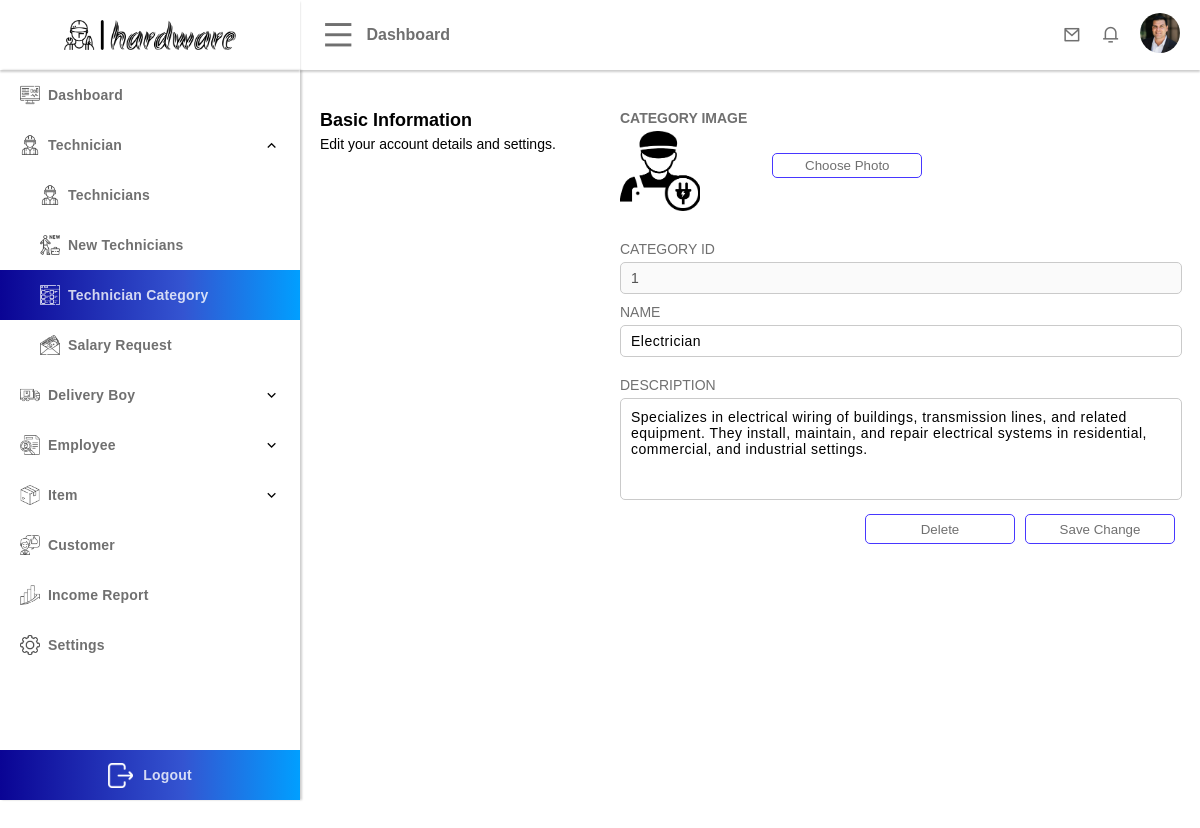
The page /public/admin/technician-category-view.php?category_id=1 (signed in) on the database its author committed.
### tables this page shows
CREATE TABLE `user` (
  `user_id` int(50) NOT NULL,
  `first_name` varchar(100) NOT NULL,
  `last_name` varchar(100) NOT NULL,
  `email` varchar(200) NOT NULL,
  `phone_number` varchar(50) NOT NULL,
  `dob` varchar(255) NOT NULL,
  `house_no` varchar(50) NOT NULL,
  `state` varchar(50) NOT NULL,
  `city` varchar(50) NOT NULL,
  `account_type` varchar(50) NOT NULL,
  `profile_url` varchar(255) DEFAULT NULL,
  `password` varchar(255) NOT NULL,
  `security_question` int(11) DEFAULT NULL,
  `question_answer` varchar(255) DEFAULT NULL,
  `status` varchar(50) DEFAULT NULL,
  `activation_code` varchar(100) DEFAULT NULL,
  `latitude` varchar(50) DEFAULT NULL,
  `longitude` varchar(50) DEFAULT NULL
);

CREATE TABLE `technician_category` (
  `technician_category_id` int(11) NOT NULL,
  `name` varchar(50) NOT NULL,
  `description` varchar(255) NOT NULL,
  `image_url` varchar(255) NOT NULL
);

### template/user-data.php (called while the page is built, shortened)
<?php
if (isset($_SESSION['id'])) {
    if (!empty($_SESSION['id'])) {
        $user_user_id = $_SESSION['id'];
        $selectUserEmailQuery = "SELECT * FROM `user` WHERE `user_id`= '$user_user_id'";
        $resultUserEmail = $conn->query($selectUserEmailQuery);
        if ($resultUserEmail->num_rows > 0) {
            $userData = $resultUserEmail->fetch_assoc();
            $user_profile_url = $userData['profile_url'];
        }
    }
}

### public/admin/technician-category-view.php (the view, shortened to what this page needs)
<?php
include "../../config/database.php";
include "../../template/user-data.php";
$categoryId = "";
if (isset($_GET["category_id"])) {
    $categoryId = $_GET["category_id"];
}
$selectQuery = "SELECT * FROM `technician_category` WHERE `technician_category_id` = '$categoryId'";
$result = $conn->query($selectQuery);
$item_catagory_id = "";
$name = "";
$description = "";
$image_url = "";
if ($result && $result->num_rows > 0) {
    while ($itemData = $result->fetch_assoc()) {
        $item_catagory_id = $itemData['technician_category_id'];
        $name = $itemData['name'];
        $description = $itemData['description'];
        $image_url = $itemData['image_url'];
    }
} else {
    header('location: item-category.php');
}
?>
<!DOCTYPE html>
<html lang="en">
<head>
    <link rel="stylesheet" href="../assets/css/style.css">
    <link rel="stylesheet" href="../assets/css/dashboard-menu.css">
    <link rel="stylesheet" href="../assets/css/dashboard-nav.css">
    <link rel="stylesheet" href="../assets/css/dashboard-technician.css">
    <link rel="stylesheet" href="../assets/css/button.css">
    <link rel="stylesheet" href="../assets/css/card.css">
    <link rel="stylesheet" href="../assets/css/search.css">
    <link rel="stylesheet" href="../assets/css/input.css">
    <link rel="stylesheet" href="../assets/css/dashboard-profile.css">
    <link rel="stylesheet" href="../assets/css/dashboard-product.css">
    <link href="https://cdn.jsdelivr.net/npm/remixicon@4.0.0/fonts/remixicon.css" rel="stylesheet" />
</head>
<body>
    <div class="container">
        <?php
        include "../../template/dashboard-nav.php";
        ?>
        <aside class="active aside">
            <div class="menu">
            <?php
                include "../../template/dashboard-menu.php";
                ?>
                <div class="menu-content">
                    <div class="menu-links">
                        <div class="menu-link-button ">
                            <a href="./index.php">
                                <p><img src="../assets/images/ui/dashboard.png" alt="">Dashboard</p>
                            </a>
                        </div>
                        <div class="menu-link-button-2 active">
                            <div class="menu-link-button">
                                <p><img src="../assets/images/ui/booking.png" alt="">Technician</p>
                                <i class="ri-arrow-up-s-line"></i>
                            </div>
                            <div class="menu-hidden-list">
                                <div class="menu-link-button menu-hidden-button">
                                    <a href="./technicians.php">
                                        <p><img src="../assets/images/ui/booking.png" alt="">Technicians</p>
                                    </a>
                                </div>
                                <div class="menu-link-button menu-hidden-button">
                                    <a href="./new-technician.php">
                                        <p><img src="../assets/images/ui/new technicians.png" alt="">New Technicians</p>
                                    </a>
                                </div>
                                <div class="menu-link-button menu-hidden-button active">
                                    <a href="./technician-category.php">
                                        <p><img src="../assets/images/ui/category.png" alt="">Technician Category</p>
                                    </a>
                                </div>
                                <div class="menu-link-button menu-hidden-button">
                                    <a href="./technician-salary-request.php">
                                        <p><img src="../assets/images/ui/salary-request.png" alt="">Salary Request</p>
                                    </a>
                                </div>
                            </div>
                        </div>
                        <div class="menu-link-button-2">
                            <div class="menu-link-button">
                                <p><img src="../assets/images/ui/delivery-boy.png" alt="">Delivery Boy</p>
                                <i class="ri-arrow-down-s-line"></i>
                            </div>
                        </div>
                        <div class="menu-link-button-2">
                            <div class="menu-link-button">
                                <p><img src="../assets/images/ui/employee.png" alt="">Employee</p>
                                <i class="ri-arrow-down-s-line"></i>
                            </div>
                        </div>
                        <div class="menu-link-button-2">
                            <div class="menu-link-button">
                                <p><img src="../assets/images/ui/item.png" alt="">Item</p>
                                <i class="ri-arrow-down-s-line"></i>
                            </div>
                        </div>
                        <div class="menu-link-button">
                            <a href="./customers.php">
                                <p><img src="../assets/images/ui/customer.png" alt="">Customer</p>
                            </a>
                        </div>
                        <div class="menu-link-button">
                            <a href="./income.php">
                                <p><img src="../assets/images/ui/income.png" alt="">Income Report</p>
                            </a>
                        </div>
                        <div class="menu-link-button">
                            <a href="./settings.php">
                                <p><img src="../assets/images/ui/Settings.png" alt="">Settings</p>
                            </a>
                        </div>
                    </div>
                    <div class="menu-logout">
                        <a href="../logout.php">
                            <p><img src="../assets/images/ui/Exit.png" alt="">Logout</p>
                        </a>
                    </div>
                </div>
            </div>
        </aside>
        <section class="active section" style="padding-bottom: 60px">
            <div class="content margin-top-40">
                <form class="profile-content" method="POST" enctype="multipart/form-data">
                    <div class="profile-content-1">
                        <h1>Basic Information</h1>
                        <p>Edit your account details and settings.</p>
                    </div>
                    <div class="profile-content-2">
                        <div class="input-content">
                            <div class="profile-image">
                                <div class="profile-image-content-1">
                                    <h2>CATEGORY IMAGE</h2>
                                    <img src="../assets/images/technician_category/<?php echo $image_url ?>" alt="" id="preview-image">
                                </div>
                                <div class="profile-image-content-2">
                                    <input type="button" class="btn" value="Choose Photo" id="file-button" name="">
                                </div>
                            </div>
                            <div class="input-one-content">
                                <p>Category ID</p>
                                <input type="text" value="<?php echo $item_catagory_id ?>" name="" disabled>
                            </div>
                            <div class="input-one-content">
                                <p>NAME</p>
                                <input type="text" value="<?php echo $name ?>" name="category_name">
                            </div>
                            <div class="input-one-content margin-top-20">
                                <p>Description</p>
                                <textarea name="description" id="" cols="30" rows="10"><?php echo $description ?></textarea>
                            </div>
                            <div class="right-button">
                                <input type="submit" value="Delete" name="delete">
                                <input type="submit" value="Save Change" name="save">
                            </div>
                        </div>
                    </div>
                </form>
            </div>
        </section>
    </div>
</body>
</html>

### template/dashboard-nav.php (shortened to what this page needs)
<?php
$this_profile_url = "";
if(isset($_SESSION['id']) && isset($_SESSION['account_type'])){
    if ($_SESSION['account_type'] == "customer") {
        $this_profile_url = "../assets/images/customer/".$user_profile_url;
    } else if ($_SESSION['account_type'] == "cashier") {
        $this_profile_url = "../assets/images/cashier/".$user_profile_url;
    } else if ($_SESSION['account_type'] == "technician") {
        $this_profile_url = "../assets/images/technician/".$user_profile_url;
    } else if ($_SESSION['account_type'] == "delivery_boy") {
        $this_profile_url = "../assets/images/delivery-boy/".$user_profile_url;
    } else if ($_SESSION['account_type'] == "admin") {
        $this_profile_url = "../assets/images/admin/".$user_profile_url;
    } else if ($_SESSION['account_type'] == "technical_team") {
        $this_profile_url = "../assets/images/technical_team/".$user_profile_url;
    }
}
?>
<!DOCTYPE html>
<html lang="en">
<head>
</head>
<body>
    <nav class="active nav">
        <div class="nav-content">
            <div class="nav-content-1">
                <i class="ri-menu-line " id="dashboard-menu-icon"></i>
                <p>Dashboard</p>
            </div>
            <div class="nav-content-2">
                <a href="./message.php">
                    <i class="ri-mail-line"></i>
                </a>
                <a href="">
                    <i class="ri-notification-3-line"></i>
                </a>
                <a href="./settings.php">
                    <img src="<?php echo $this_profile_url?>" alt="">
                </a>
            </div>
        </div>
    </nav>
</body>
</html>

### public/assets/css/style.css (style rules this page uses)
* { margin: 0; padding: 0; text-decoration: none; }
:root { --main-color: linear-gradient(90deg, #0a0494 0%, #3454d1 61%, #009fff 100%); --second-color: rgb(77, 77, 255); --xxl-font-size: 40px; --large-font-size: 16px; --medium-font-size: 14px; --small-font-size: 12px; --main-font-family: sans-serif; --second-font-family: sans-serif; --text-color: #707070; --text-active-color: rgba(255, 255, 255, 0.8); --border: 1px solid rgb(202, 202, 202); }
.margin-top-20 { margin-top: 20px; }
.margin-top-40 { margin-top: 40px !important; }
.container { width: 100%; min-height: 100vh; display: flex; }
.content { width:calc(100% - 40px); margin: auto; }
nav { width: 100%; margin-left: 0; box-shadow: 0px 2px 2px rgba(0, 0, 0, 0.2); position: fixed; z-index: 5; background-color: white; transition: all .5s ease; }
nav.active { width: calc(100% - 300px); margin-left: 300px; }
section { width: 100%; margin-left: 0; min-height: calc(100vh - 70px); margin-top: 70px; transition: all .5s ease; position: relative; z-index: 1; }
section.active { width: calc(100% - 300px); margin-left: 300px; }
aside { width: 300px; height: 100vh; background-color: rgb(255, 255, 255); position: fixed; top: 0px; left: -300px; z-index: 5; transition: all .5s ease; }
aside.active { left: 0; }

### public/assets/css/dashboard-menu.css (style rules this page uses)
:root { --menu-list-height: 50px; }
.menu { width: 100%; height: 100%; }
.menu-content { width: 100%; height: calc(100% - 70px); position: relative; box-shadow: 2px 0 2px rgba(0, 0, 0, 0.2); }
.menu-links { width: 100%; height: calc(100% - var(--menu-list-height)); overflow: auto; }
.menu-link-button { width: 100%; height: var(--menu-list-height); position: relative; display: flex; align-items: center; cursor: pointer; }
.menu-link-button a { display: flex; width: 100%; height: 100%; align-items: center; }
.menu-link-button p { font-family: var(--main-font-family); font-size: var(--medium-font-size); margin-left: 20px; color: var(--text-color); font-weight: 600; letter-spacing: 0.2px; user-select: none; display: flex; align-items: center; }
.menu-link-button img { width: 20px; margin-right: 8px; opacity: 70%; }
.menu-link-button.active { background: var(--main-color); }
.menu-link-button.active img { filter: invert(100%); opacity: 100%; }
.menu-link-button.active p { color: var(--text-active-color); }
.menu-link-button i { position: absolute; right: 20px; }
.ri-arrow-up-s-line { visibility: hidden; color: rgb(0, 0, 0); }
.menu-link-button-2.active .ri-arrow-up-s-line { visibility: visible; }
.menu-hidden-list { width: 100%; max-height: 0; overflow: hidden; }
.menu-link-button-2.active .menu-hidden-list { max-height: 400px; }
.menu-hidden-button img { margin-left:20px; }
.menu-logout { width: 100%; height: var(--menu-list-height); background: var(--main-color); display: flex; align-items: center; justify-content: center; }
.menu-logout a { display: flex; width: 100%; height: 100%; align-items: center; justify-content: center; }
.menu-logout p { display: flex; align-items: center; color: var(--text-active-color); font-family: var(--main-font-family); font-size: var(--medium-font-size); font-weight: 600; letter-spacing: 0.2px; user-select: none; }
.menu-logout img { width: 25px; margin-right: 10px; filter: invert(100%); }

### public/assets/css/dashboard-nav.css (style rules this page uses)
.nav-content { width: calc(100%); margin: auto; display: flex; }
.nav-content-1 { width: calc((100% / 2) - 20px); height: 70px; display: flex; align-items: center; padding: 0 20px; }
.nav-content-1 i { font-size: 35px; color: var(--text-color); cursor: pointer; }
.nav-content-1 p { font-size: var(--large-font-size); margin-left: 10px; font-weight: 600; font-family: var(--main-font-family); color: var(--text-color); user-select: none; }
.nav-content-2 { width: calc((100% / 2) - 20px); height: 70px; display: flex; align-items: center; justify-content: right; padding: 0 20px; }
.nav-content-2 img { width: 40px; height: 40px; border-radius: 50%; cursor: pointer; object-fit: cover; }
.nav-content-2 a { margin-left: 20px; }
.nav-content-2 a:first-child { margin-left: 0px; }
.nav-content-2 i { color: var(--text-color); font-size: 18px; }

### public/assets/css/button.css (style rules this page uses)
.right-button { width: 100%; display: flex; align-items: center; justify-content: right; }
.right-button input[type=submit], .right-button input[type=button], .btn { width: 150px; height: 30px; margin: 0 5px; border-radius: 5px; border: 1px solid #4737FF; cursor: pointer; font-family: var(--main-font-family); color: var(--text-color); background: white; transition: all .2s ease; }

### rows shown on the page
user: profile_url (picture)
technician_category: image_url (picture), technician_category_id "1", category_name "Electrician", description "Specializes in electrical wiring of buildings, transmission lines, and related equipment. They install, maintain, and repair electrical systems in residential, commercial, and industrial settings."
